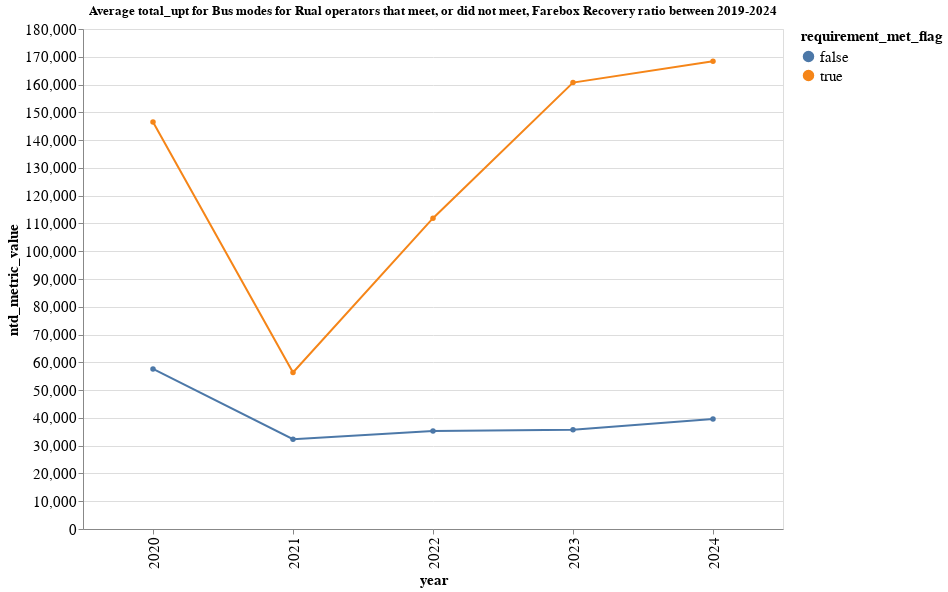
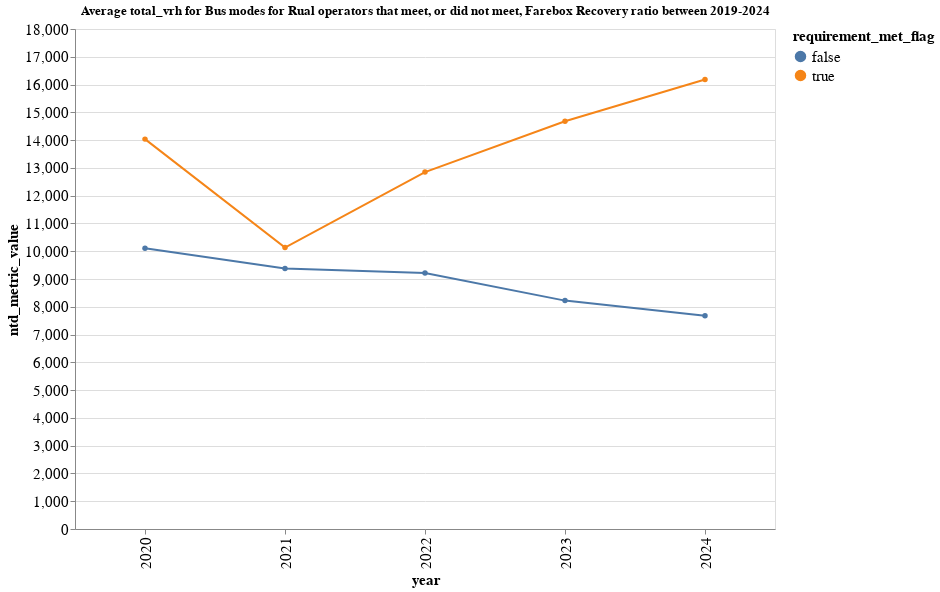
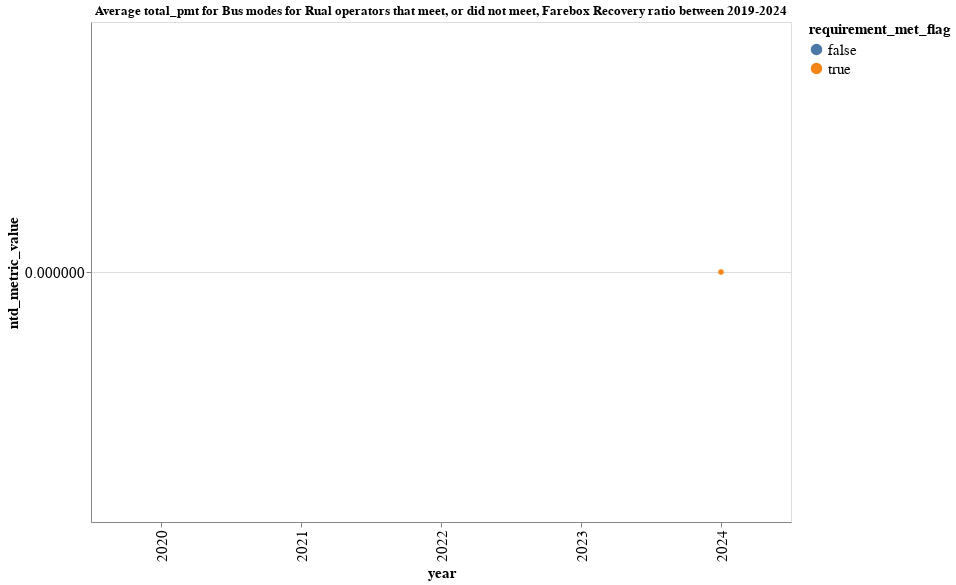

Notebook code for these charts, in order:
### Code cell
for metric in value_cols:
    melt_farebox_rural_agg = melt_farebox[
        (melt_farebox["area_type"]=="Rural")
        & (melt_farebox["mode"].isin(modes))
        & (melt_farebox["year"].isin(years))
        & (melt_farebox["type_of_service"].isin(tos))
        & (melt_farebox["ntd_metric"]== metric)
                ].groupby(["area_type","year","requirement_met_flag","ntd_metric"]).agg({"ntd_metric_value":"mean"}).reset_index()
    make_chart(
        data = melt_farebox_rural_agg,
        y_col = "ntd_metric_value",
        x_col = "year:N",
        title = f"Average {metric} for Bus modes for Rual operators that meet, or did not meet, Farebox Recovery ratio between 2019-2024",
        color_col = "requirement_met_flag"
        
    )

### Figure 1 — Vega-Lite specification as saved in the notebook (floating-point values rounded to 4 significant figures)
{"config": {"view": {"continuousWidth": 300, "continuousHeight": 300}}, "layer": [{"mark": {"type": "line", "point": true}, "encoding": {"color": {"field": "requirement_met_flag", "legend": {"labelFontSize": 15, "titleFontSize": 15}, "type": "nominal"}, "tooltip": [{"field": "ntd_metric_value", "type": "quantitative"}, {"field": "year", "type": "nominal"}, {"field": "requirement_met_flag", "type": "nominal"}], "x": {"axis": {"labelFontSize": 15, "titleFontSize": 15}, "field": "year", "type": "nominal"}, "y": {"axis": {"labelFontSize": 15, "titleFontSize": 15}, "field": "ntd_metric_value", "title": "ntd_metric_value", "type": "quantitative"}}, "name": "view_4", "title": "Average total_upt for Bus modes for Rual operators that meet, or did not meet, Farebox Recovery ratio between 2019-2024"}], "data": {"name": "data-15f1be60e732507db812395d8c815fdb"}, "height": 500, "params": [{"name": "param_4", "select": {"type": "interval", "encodings": ["x", "y"]}, "bind": "scales", "views": ["view_4"]}], "resolve": {"scale": {"y": "shared"}}, "width": 700, "$schema": "https://vega.github.io/schema/vega-lite/v5.20.1.json", "datasets": {"data-15f1be60e732507db812395d8c815fdb": [{"area_type": "Rural", "year": "2020", "requirement_met_flag": false, "ntd_metric": "total_upt", "ntd_metric_value": 57620.0}, {"area_type": "Rural", "year": "2020", "requirement_met_flag": true, "ntd_metric": "total_upt", "ntd_metric_value": 146500.0}, {"area_type": "Rural", "year": "2021", "requirement_met_flag": false, "ntd_metric": "total_upt", "ntd_metric_value": 32340.0}, {"area_type": "Rural", "year": "2021", "requirement_met_flag": true, "ntd_metric": "total_upt", "ntd_metric_value": 56330.0}, {"area_type": "Rural", "year": "2022", "requirement_met_flag": false, "ntd_metric": "total_upt", "ntd_metric_value": 35270.0}, {"area_type": "Rural", "year": "2022", "requirement_met_flag": true, "ntd_metric": "total_upt", "ntd_metric_value": 111900.0}, {"area_type": "Rural", "year": "2023", "requirement_met_flag": false, "ntd_metric": "total_upt", "ntd_metric_value": 35730.0}, {"area_type": "Rural", "year": "2023", "requirement_met_flag": true, "ntd_metric": "total_upt", "ntd_metric_value": 160700.0}, {"area_type": "Rural", "year": "2024", "requirement_met_flag": false, "ntd_metric": "total_upt", "ntd_metric_value": 39630.0}, {"area_type": "Rural", "year": "2024", "requirement_met_flag": true, "ntd_metric": "total_upt", "ntd_metric_value": 168400.0}]}}

### Figure 2 — Vega-Lite specification as saved in the notebook (floating-point values rounded to 4 significant figures)
{"config": {"view": {"continuousWidth": 300, "continuousHeight": 300}}, "layer": [{"mark": {"type": "line", "point": true}, "encoding": {"color": {"field": "requirement_met_flag", "legend": {"labelFontSize": 15, "titleFontSize": 15}, "type": "nominal"}, "tooltip": [{"field": "ntd_metric_value", "type": "quantitative"}, {"field": "year", "type": "nominal"}, {"field": "requirement_met_flag", "type": "nominal"}], "x": {"axis": {"labelFontSize": 15, "titleFontSize": 15}, "field": "year", "type": "nominal"}, "y": {"axis": {"labelFontSize": 15, "titleFontSize": 15}, "field": "ntd_metric_value", "title": "ntd_metric_value", "type": "quantitative"}}, "name": "view_5", "title": "Average total_vrh for Bus modes for Rual operators that meet, or did not meet, Farebox Recovery ratio between 2019-2024"}], "data": {"name": "data-9ef5925551f8ce54a873568f62f77bf9"}, "height": 500, "params": [{"name": "param_5", "select": {"type": "interval", "encodings": ["x", "y"]}, "bind": "scales", "views": ["view_5"]}], "resolve": {"scale": {"y": "shared"}}, "width": 700, "$schema": "https://vega.github.io/schema/vega-lite/v5.20.1.json", "datasets": {"data-9ef5925551f8ce54a873568f62f77bf9": [{"area_type": "Rural", "year": "2020", "requirement_met_flag": false, "ntd_metric": "total_vrh", "ntd_metric_value": 10110.0}, {"area_type": "Rural", "year": "2020", "requirement_met_flag": true, "ntd_metric": "total_vrh", "ntd_metric_value": 14040.0}, {"area_type": "Rural", "year": "2021", "requirement_met_flag": false, "ntd_metric": "total_vrh", "ntd_metric_value": 9381.0}, {"area_type": "Rural", "year": "2021", "requirement_met_flag": true, "ntd_metric": "total_vrh", "ntd_metric_value": 10130.0}, {"area_type": "Rural", "year": "2022", "requirement_met_flag": false, "ntd_metric": "total_vrh", "ntd_metric_value": 9214.0}, {"area_type": "Rural", "year": "2022", "requirement_met_flag": true, "ntd_metric": "total_vrh", "ntd_metric_value": 12850.0}, {"area_type": "Rural", "year": "2023", "requirement_met_flag": false, "ntd_metric": "total_vrh", "ntd_metric_value": 8222.0}, {"area_type": "Rural", "year": "2023", "requirement_met_flag": true, "ntd_metric": "total_vrh", "ntd_metric_value": 14680.0}, {"area_type": "Rural", "year": "2024", "requirement_met_flag": false, "ntd_metric": "total_vrh", "ntd_metric_value": 7680.0}, {"area_type": "Rural", "year": "2024", "requirement_met_flag": true, "ntd_metric": "total_vrh", "ntd_metric_value": 16180.0}]}}

### Figure 3 — Vega-Lite specification as saved in the notebook (floating-point values rounded to 4 significant figures)
{"config": {"view": {"continuousWidth": 300, "continuousHeight": 300}}, "layer": [{"mark": {"type": "line", "point": true}, "encoding": {"color": {"field": "requirement_met_flag", "legend": {"labelFontSize": 15, "titleFontSize": 15}, "type": "nominal"}, "tooltip": [{"field": "ntd_metric_value", "type": "quantitative"}, {"field": "year", "type": "nominal"}, {"field": "requirement_met_flag", "type": "nominal"}], "x": {"axis": {"labelFontSize": 15, "titleFontSize": 15}, "field": "year", "type": "nominal"}, "y": {"axis": {"labelFontSize": 15, "titleFontSize": 15}, "field": "ntd_metric_value", "title": "ntd_metric_value", "type": "quantitative"}}, "name": "view_6", "title": "Average total_pmt for Bus modes for Rual operators that meet, or did not meet, Farebox Recovery ratio between 2019-2024"}], "data": {"name": "data-1a0ead9295326282cfccf866cda3fb86"}, "height": 500, "params": [{"name": "param_6", "select": {"type": "interval", "encodings": ["x", "y"]}, "bind": "scales", "views": ["view_6"]}], "resolve": {"scale": {"y": "shared"}}, "width": 700, "$schema": "https://vega.github.io/schema/vega-lite/v5.20.1.json", "datasets": {"data-1a0ead9295326282cfccf866cda3fb86": [{"area_type": "Rural", "year": "2020", "requirement_met_flag": false, "ntd_metric": "total_pmt", "ntd_metric_value": null}, {"area_type": "Rural", "year": "2020", "requirement_met_flag": true, "ntd_metric": "total_pmt", "ntd_metric_value": null}, {"area_type": "Rural", "year": "2021", "requirement_met_flag": false, "ntd_metric": "total_pmt", "ntd_metric_value": null}, {"area_type": "Rural", "year": "2021", "requirement_met_flag": true, "ntd_metric": "total_pmt", "ntd_metric_value": null}, {"area_type": "Rural", "year": "2022", "requirement_met_flag": false, "ntd_metric": "total_pmt", "ntd_metric_value": null}, {"area_type": "Rural", "year": "2022", "requirement_met_flag": true, "ntd_metric": "total_pmt", "ntd_metric_value": null}, {"area_type": "Rural", "year": "2023", "requirement_met_flag": false, "ntd_metric": "total_pmt", "ntd_metric_value": null}, {"area_type": "Rural", "year": "2023", "requirement_met_flag": true, "ntd_metric": "total_pmt", "ntd_metric_value": null}, {"area_type": "Rural", "year": "2024", "requirement_met_flag": false, "ntd_metric": "total_pmt", "ntd_metric_value": null}, {"area_type": "Rural", "year": "2024", "requirement_met_flag": true, "ntd_metric": "total_pmt", "ntd_metric_value": 0.0}]}}
